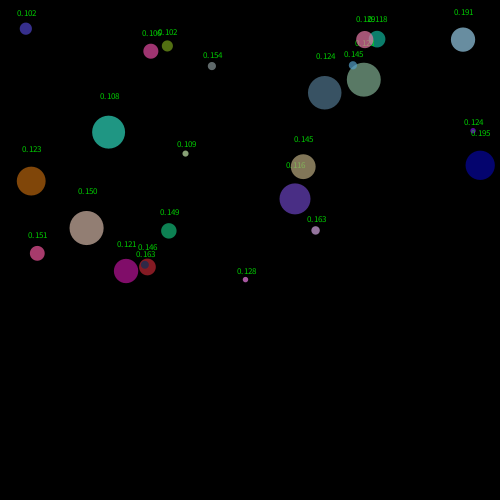
Frame 1 (no input)
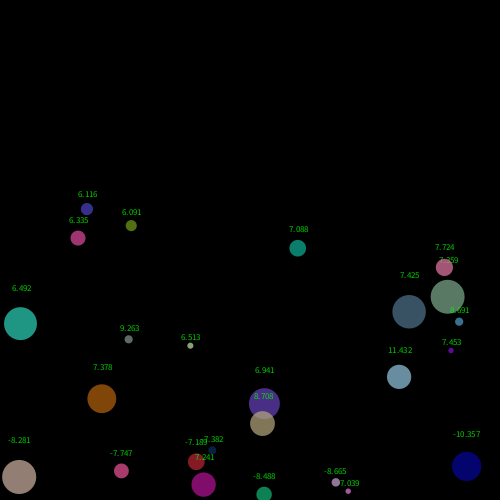
Frame 60 (the mouse pressed at the canvas centre just before this capture)
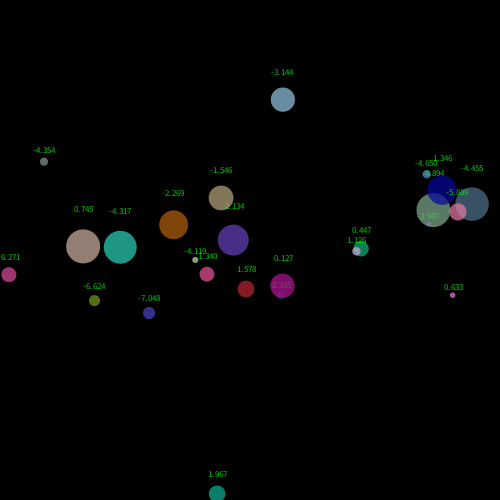
Frame 120 (the mouse held since frame 60 and released just before this capture)

The Processing sketch that drew these frames (run headless with seeded random() and noise(); from frame 60 on, the mouse is pressed at the canvas centre):

// Processing sketch: gravity
// ── gravity.pde
int num = 25; //볼의 갯수
//선언
Ball[] balls = new Ball[num];

void setup() {
  size(500, 500);
  background(0);
  //객체 생성 - 갯수만큼 반복된다.
  for (int i = 0; i < balls.length; i++) {
    balls[i] = new Ball();
  }
}

void draw() {
  background(0);
  //객체 동작 - 갯수만큼 반복한다.
  for (int i = 0; i < balls.length; i++) {
    balls[i].update();
    balls[i].display();
  }
}


//클래스
class Ball {
  float x;
  float y;
  float w;
  float g;
  float speedx;
  float speedy;
  color c;
  
  //생성자
  Ball(){
    x = random(width); //x축 아무데서나 시작
    y = random(20, 300);
    w = random(5, 35);
    g = random(0.1, 0.2);
    speedx = random(-2, 2);
    speedy = 0;
    c = color(random(255), random(255), random(255));
  }
  void update() {
    x = x + speedx;
    y = y + speedy;
    
    speedy = speedy + g; //중력을 더해 준다.
    
    if (x > width - w/2 || x < w/2) {
      speedx = speedx * -1; //반전
    }
    if (y > height - w/2 ) {
      speedy = speedy * -0.95; //볼의 에너지를 감소 시킨다.
    }
  }
  
  
  void display() {
    noStroke();
    fill(c, 180); //투명도를 줌
    ellipse(x, y, w, w);
    
    //infomation
    textAlign(CENTER);
    textSize(9);
    fill(0, 255, 0, 200);
    //text("y : " + y, x, y);
    text(speedy, x, y - w);
  }
}
